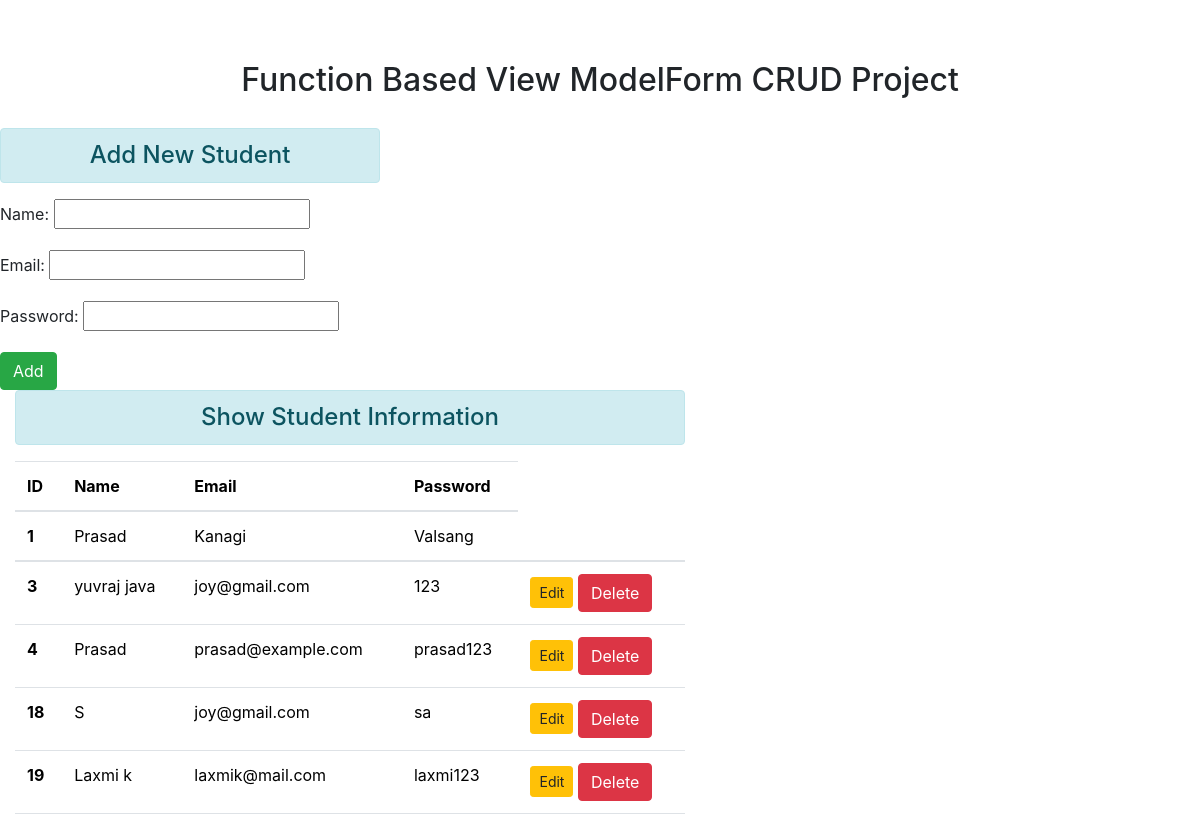
The page / on the database its author committed.
### enroll/models.py (models this page shows)
class User(models.Model):
    name=models.CharField(max_length=70)
    email=models.EmailField(max_length=100)
    password=models.CharField(max_length=100)

### enroll/views.py (the view)
# urls.py: path('',views.add_show,name="addandshow"),
def add_show(request):
    if request.method =='POST':
       fm=StudentRegistration(request.POST)
       if fm.is_valid():
           nm=fm.cleaned_data['name']
           em=fm.cleaned_data['email']
           pw=fm.cleaned_data['password']
           reg=User(name=nm,email=em,password=pw)
           reg.save()
           fm=StudentRegistration()
    else:
            fm=StudentRegistration()
    stud=User.objects.all()
    return render(request,'enroll/addandshow.html',{'form':fm,'stu':stud})

### enroll/forms.py
class StudentRegistration(forms.ModelForm):
    class Meta:
        model=User
        fields=['name','email','password']

### enroll/templates/enroll/addandshow.html (shortened to what this page needs)
{% extends 'enroll/base.html' %}
        {% block content %}
        <div class="row">
            <div class="col-sm-4">
                <h4 class="text-center alert alert-info">Add New Student </h4>
                <form action="" method="POST">
                     {{form.as_p}}
                     <input type="Submit" class="btn btn-success" value="Add">
                </form>
            </div>
        </div>
        <div class="col-sm-7 offset=1">
            <h4 class="text-center alert alert-info"> Show Student Information </h4>
            {% if stu %}
                <table class="table table-hover">
                    <thead>
                        <tr>
                            <th scope="col"> ID </th>
                            <th scope="col"> Name </th>
                            <th scope="col"> Email</th>
                            <th scope="col"> Password </th>
                        </tr>
                    </thead>
                        <tr>
                            <th scope="row">1</th>
                            <td> Prasad </td>
                            <td> Kanagi </td>
                            <td> Valsang </td>
                        </tr>
                    {% for st in stu %}
                        <tr>
                            <th scope="row">{{st.id}}</th>
                            <td>{{st.name}}</td>
                            <td>{{st.email}}</td>
                            <td>{{st.password}}</td>
                            <td>
                                <a href="{% url 'updatedata' st.id %}" class="btn btn-warning btn-sm"> Edit </a>
                                <form action ="{% url 'deletedata' st.id %}" method ="post" class="d-inline">
                                    <input type="Submit" class="btn btn-danger" value="Delete">
                                </form>
                            </td>
                        </tr>
                    {% endfor %}
                </table>
            {% else %}
                <h4 class="text-center alert alert-warning"> No Record </h4>
            {% endif %}
        </div>
        {% endblock content %}

### enroll/templates/enroll/base.html (shortened to what this page needs)
<!DOCTYPE html>
{% load static %}
<html>
    <head>
        <link rel="stylesheet" href="{% static 'enroll/css/bootstrap.css'%}">
        <link rel="stylesheet" href="https://cdn.jsdelivr.net/npm/bootstrap@4.4.1/dist/css/bootstrap.min.css">
    </head>
    <body>
        <div class="container mt-5">
            <h2 class="text-center alert alert-denger"> Function Based View ModelForm CRUD Project </h2>
        </div>
        {% block content %} {% endblock content %}
    </body>
</html>

### rows shown on the page
User: id "3", name "yuvraj java", email "joy@gmail.com", password "123"
User: id "4", name "Prasad", email "prasad@example.com", password "prasad123"
User: id "18", name "S", email "joy@gmail.com", password "sa"
User: id "19", name "Laxmi k", email "laxmik@mail.com", password "laxmi123"
